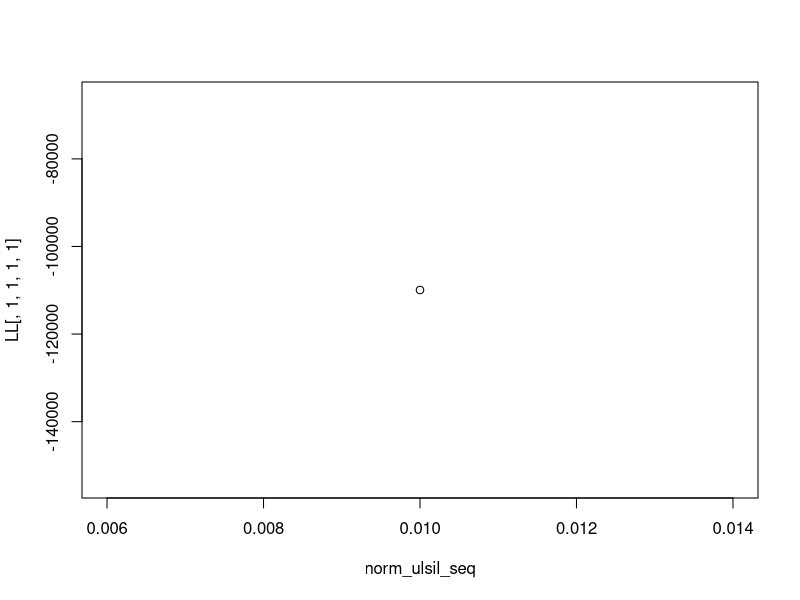
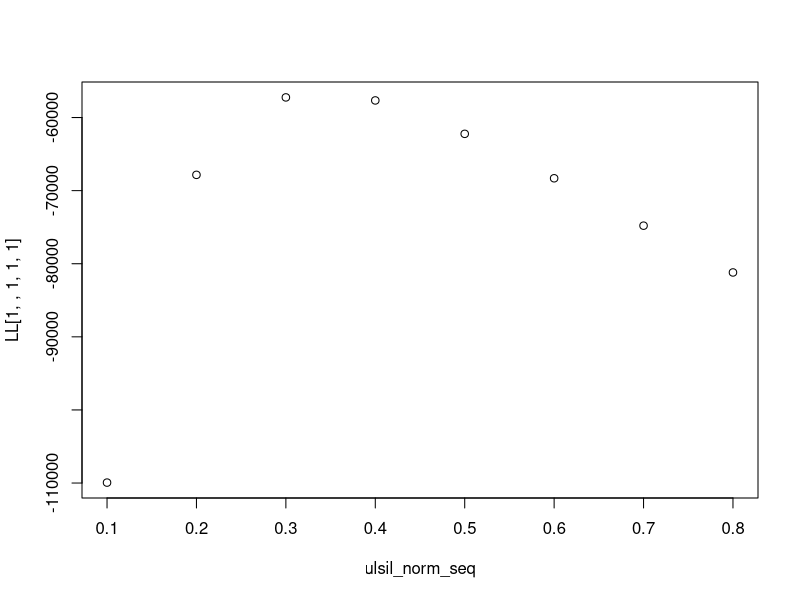
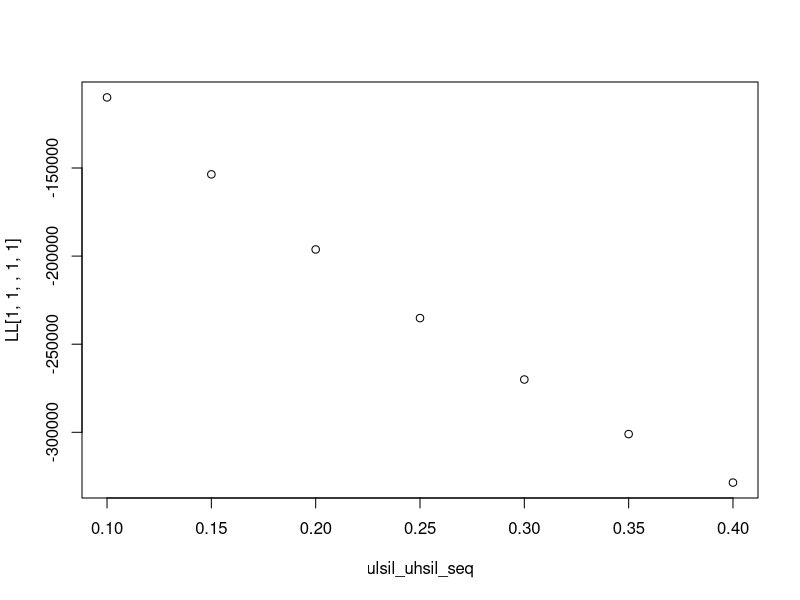
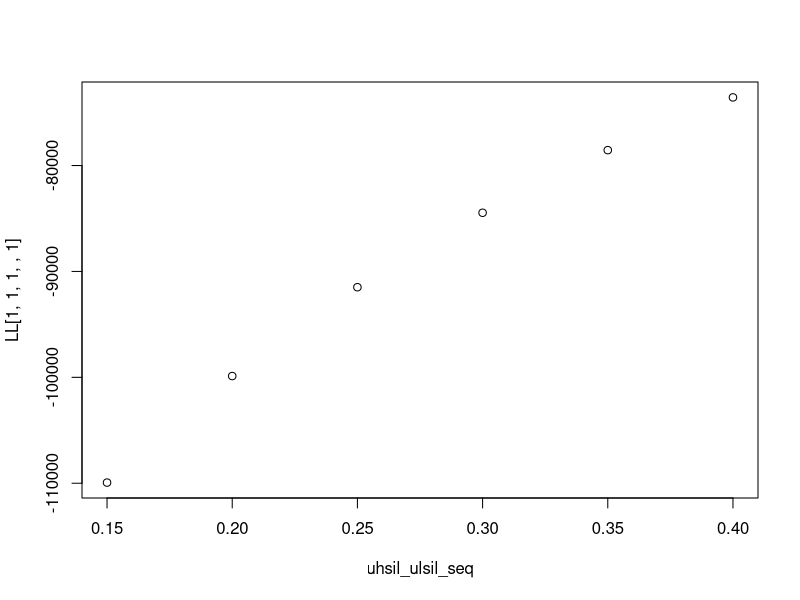

Reproduce these figures in R, in order.
### MARKOV MODEL HPV DRAFT
## Gwen Oliver
## Jan 23, 2021

### COMBINED MODEL ###

### Profile likelihood estimation

# Profile likelihood estimation function

#### Need to build in age groups - start with 3: 18-24, 25-29, 30-39

profile <- function(norm_ulsil,ulsil_norm,ulsil_uhsil,uhsil_ulsil,uhsil_ucan){

  #### Starting parameters
  t = 1000
  N.states = 8
  #Pop_size = 154566548 #all women
  Pop_size = 44978865*(1-0.032) # women 18-39*adjustment for hysterectomies
  
  
  #### Transition probabilities

  # aging into/out of cohort
  age_in <- 1/20
  age_out <- age_in

  # dying of unrelated cause
  die <- 0.01

  # undetected
  #norm_ulsil <- 0.1
  #ulsil_norm <- 0.5
  #ulsil_uhsil <- 0.18
  #uhsil_ulsil <- 0.2
  #uhsil_ucan <- 0.04

  # detected
  norm_dlsil <- norm_ulsil
  dlsil_norm <- ulsil_norm
  dlsil_dhsil <- ulsil_uhsil
  dhsil_dlsil <-  uhsil_ulsil
  dhsil_dcan <- uhsil_ucan
  dcan_dcandeath <- 0.1

  # treatment
  dhsil_norm <- 0.9*0.9
  dcan_norm <- 0.5*1

  # BRFSS rates!!
  # screening
  ulsil_dlsil <- 0.83/3
  uhsil_dhsil <- 0.83/3
  ucan_dcan <- 0.83/3

  # loss to follow up
  dlsil_uhsil <- 0.17/3
  dhsil_ucan <- 0.17/3


  # Starting number in each state
  
  # Create years label
  prefix = "Year"
  suffix = seq(1:t)
  years = paste(prefix, suffix, sep=" ")

  # Create empty array
  mat1 = matrix(NA, t, N.states, dimnames=list(years, c("Normal","Undet_LSIL","Det_LSIL","Undet_HSIL","Det_HSIL","Undet_Cancer","Det_Cancer","Cancer Death")))

  # Assign starting prevalence of each state
  prev1 = 0.8
  prev2 = 0.1
  prev3 = 0
  prev4 = 0.1
  prev5 = 0
  prev6 = 0
  prev7 = 0
  prev8 = 0

  # Assign starting states
  set.seed(123)
  mat1[1,] <- rmultinom(1, Pop_size, prob=c(prev1,prev2,prev3,prev4,prev5,prev6,prev7,prev8)) 

  # Run model
  for(i in 2:t){
    # Normal (1)
    mat1[i,1] <- (mat1[(i-1),1]) +  
      (Pop_size*age_in) +        # age in (need to adjust this)
      (mat1[(i-1),2])*ulsil_norm + # undetected LSIL regress to normal
      (mat1[(i-1),5])*dhsil_norm + # detected HSIL treated to normal
      (mat1[(i-1),7])*dcan_norm +  # detected cancer treated to normal
      (mat1[(i-1),3])*dlsil_norm - # detected LSIL regress to normal
      (mat1[(i-1),1])*norm_ulsil - # normal progress to undetected LSIL
      (mat1[(i-1),1])*norm_dlsil - # normal progress to detected LSIL
      (mat1[(i-1),1])*age_out -  # age out
      (mat1[(i-1),1])*die        # die (unrelated)
    # LSIL undetected (2)
    mat1[i,2] <- (mat1[(i-1),2]) + 
      # Age in (need to add this)
      (mat1[(i-1),1])*norm_ulsil +  # normal progress to undetected LSIL
      (mat1[(i-1),4])*uhsil_ulsil - # undetected HSIL regress to undetected LSIL
      (mat1[(i-1),2])*ulsil_norm -  # undetected LSIL regress to normal
      (mat1[(i-1),2])*ulsil_uhsil - # undetected LSIL progress to undetected HSIL
      (mat1[(i-1),2])*ulsil_dlsil - # undetected LSIL screened to detected LSIL
      (mat1[(i-1),2])*age_out -   # age out
      (mat1[(i-1),2])*die         # die (unrelated)
    # LSIL detected (3)
    mat1[i,3] <- (mat1[(i-1),3]) + 
      # Age in (need to add this)
      (mat1[(i-1),1])*norm_dlsil +  # normal progress to detected LSIL
      (mat1[(i-1),5])*dhsil_dlsil + # detected HSIL regress to detected LSIL
      (mat1[(i-1),2])*ulsil_dlsil - # undetected LSIL screened to detected LSIL
      (mat1[(i-1),3])*dlsil_norm -  # detected LSIL regress to normal
      (mat1[(i-1),3])*dlsil_dhsil - # detected LSIL progress to detected HSIL
      (mat1[(i-1),3])*dlsil_uhsil - # detected LSIL LTFU to undetected HSIL
      (mat1[(i-1),3])*age_out -   # age out
      (mat1[(i-1),3])*die         # die (unrelated)
  # HSIL undetected (4) 
    mat1[i,4] <- (mat1[(i-1),4]) + 
      (mat1[(i-1),2])*ulsil_uhsil + # undetected LSIL progress to undetected HSIL 
      (mat1[(i-1),3])*dlsil_uhsil - # detected LSIL progress to undetected HSIL
      (mat1[(i-1),4])*uhsil_ulsil - # undetected HSIL regress to undetected LSIL
      (mat1[(i-1),4])*uhsil_ucan -  # undetected HSIL progress to undetected cancer
      (mat1[(i-1),4])*uhsil_dhsil - # undetected HSIL screened to detected HSIL
      (mat1[(i-1),4])*age_out -   # age out
      (mat1[(i-1),4])*die         # die (unrelated)
    # HSIL detected (5)
    mat1[i,5] <- (mat1[(i-1),5]) + 
      (mat1[(i-1),3])*dlsil_dhsil + # detected LSIL progress to detected HSIL
      (mat1[(i-1),4])*uhsil_dhsil - # undetected HSIL screened to detected HSIL
      (mat1[(i-1),5])*dhsil_dlsil - # detected HSIL regress to detected LSIL
      (mat1[(i-1),5])*dhsil_ucan -  # detected HSIL LTFU to undetected cancer
      (mat1[(i-1),5])*dhsil_dcan -  # detected HSIL progress to detected cancer
      (mat1[(i-1),5])*dhsil_norm -  # detected HSIL treated to normal
      (mat1[(i-1),5])*age_out -   # age out
      (mat1[(i-1),5])*die         # die (unrelated)
    # Cancer undetected (6)
    mat1[i,6] <- (mat1[(i-1),6]) +
      (mat1[(i-1),4])*uhsil_ucan +  # undetected HSIL progress to undetected cancer
      (mat1[(i-1),5])*dhsil_ucan -  # detected HSIL progress to undetected cancer
      (mat1[(i-1),6])*ucan_dcan -   # undetected cancer screened to detected cancer
      (mat1[(i-1),6])*age_out -   # age out
      (mat1[(i-1),6])*die         # die (unrelated)
    # Cancer detected (7)
    mat1[i,7] <- (mat1[(i-1),7]) +
      (mat1[(i-1),5])*dhsil_dcan +     # detected HSIL progress to detected cancer
      (mat1[(i-1),6])*ucan_dcan -      # undetected cancer screened to detected cancer
      (mat1[(i-1),7])*dcan_dcandeath - # detected cancer progress to cancer death
      (mat1[(i-1),7])*dcan_norm -      # detected cancer treated to normal
      (mat1[(i-1),7])*age_out -      # age out
      (mat1[(i-1),7])*die            # die (unrelated)
    # Cancer deaths (8)
    mat1[i,8] <-
      (mat1[(i-1),7])*dcan_dcandeath # detected cancer progress to cancer death
  
  }

  mat1 <- round(mat1,0)
  
  # Vector of HSIL, cancer, and cancer death at steady state for iteration
  result <- c(mat1[1000,5],mat1[1000,7],mat1[1000,7])
  
  # Log likelihood of result vs predicted
  LL <- sum(dpois(result, c(216000,11778,3663), log=TRUE))
  
  output <- list("Results"=result, "LL"=LL)
  
  return(output)

}



################### Run function with many inputs #######################

# Inputs
norm_ulsil_seq <- 0.01
#ulsil_norm_seq <- 0.25
#ulsil_uhsil_seq <- 0.1
#uhsil_ulsil_seq <- 0.2
uhsil_ucan_seq <- 0.04

#norm_ulsil_seq <- seq(0.01,0.21,0.05)
ulsil_norm_seq <- seq(0.1,0.8,0.1)
ulsil_uhsil_seq <- seq(0.1,0.4,0.05)
uhsil_ulsil_seq <- seq(0.15,0.4,0.05)

# Empty vector for function output
LL <- array(NA, dim=c(length(norm_ulsil_seq),length(ulsil_norm_seq),length(ulsil_uhsil_seq),length(uhsil_ulsil_seq),length(uhsil_ucan_seq)))

Results <- array(NA, dim=c(3,length(norm_ulsil_seq),length(ulsil_norm_seq),length(ulsil_uhsil_seq),length(uhsil_ulsil_seq),length(uhsil_ucan_seq)))

# Time start
ptm <- proc.time()
# Run for loop
for(i in 1:length(norm_ulsil_seq)){
  for(j in 1:length(ulsil_norm_seq)){
    for(k in 1:length(ulsil_uhsil_seq)){
      for(l in 1:length(uhsil_ulsil_seq)){
        for(m in 1:length(uhsil_ucan_seq)){
            LL[i,j,k,l,m] <- profile(norm_ulsil=norm_ulsil_seq[i],ulsil_norm=ulsil_norm_seq[j],ulsil_uhsil=ulsil_uhsil_seq[k],uhsil_ulsil=uhsil_ulsil_seq[l],uhsil_ucan=uhsil_ucan_seq[m])$LL
            Results[,i,j,k,l,m] <- profile(norm_ulsil=norm_ulsil_seq[i],ulsil_norm=ulsil_norm_seq[j],ulsil_uhsil=ulsil_uhsil_seq[k],uhsil_ulsil=uhsil_ulsil_seq[l],uhsil_ucan=uhsil_ucan_seq[m])$Results
            
        }
      }
    }
  }
}
#Time end
proc.time() - ptm

# Determine which parameters maximize likelihood
which(LL==max(LL), arr.ind=TRUE)

# Plot results
plot(norm_ulsil_seq, LL[,1,1,1,1])
plot(ulsil_norm_seq, LL[1,,1,1,1])
plot(ulsil_uhsil_seq, LL[1,1,,1,1])
plot(uhsil_ulsil_seq, LL[1,1,1,,1])

which(LL==max(LL))
Results[]
